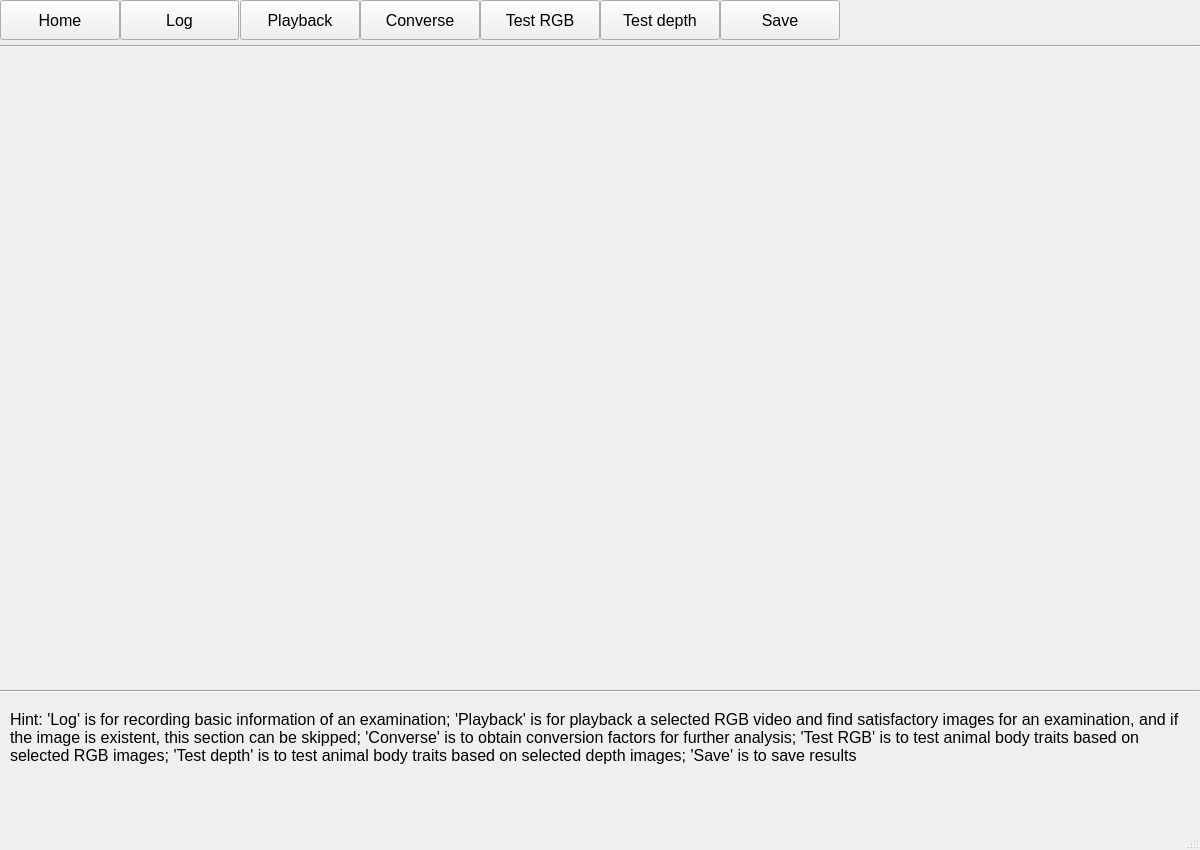
<?xml version="1.0" encoding="UTF-8"?>
<ui version="4.0">
 <class>MainWindow</class>
 <widget class="QMainWindow" name="MainWindow">
  <property name="geometry">
   <rect>
    <x>0</x>
    <y>0</y>
    <width>1200</width>
    <height>850</height>
   </rect>
  </property>
  <property name="windowTitle">
   <string>MainWindow</string>
  </property>
  <widget class="QWidget" name="centralwidget">
   <widget class="QStackedWidget" name="stackedWidget">
    <property name="geometry">
     <rect>
      <x>0</x>
      <y>60</y>
      <width>1200</width>
      <height>790</height>
     </rect>
    </property>
    <property name="currentIndex">
     <number>0</number>
    </property>
    <widget class="QWidget" name="page_home">
     <widget class="Line" name="line_home">
      <property name="geometry">
       <rect>
        <x>0</x>
        <y>630</y>
        <width>1200</width>
        <height>2</height>
       </rect>
      </property>
      <property name="orientation">
       <enum>Qt::Horizontal</enum>
      </property>
     </widget>
     <widget class="QLabel" name="label_home">
      <property name="geometry">
       <rect>
        <x>10</x>
        <y>650</y>
        <width>1180</width>
        <height>100</height>
       </rect>
      </property>
      <property name="font">
       <font>
        <pointsize>12</pointsize>
       </font>
      </property>
      <property name="text">
       <string>Hint: 'Log' is for recording basic information of an examination; 'Playback' is for playback a selected RGB video and find satisfactory images for an examination, and if the image is existent, this section can be skipped; 'Converse' is to obtain conversion factors for further analysis; 'Test RGB' is to test animal body traits based on selected RGB images; 'Test depth' is to test animal body traits based on selected depth images; 'Save' is to save results</string>
      </property>
      <property name="textFormat">
       <enum>Qt::PlainText</enum>
      </property>
      <property name="alignment">
       <set>Qt::AlignLeading|Qt::AlignLeft|Qt::AlignTop</set>
      </property>
      <property name="wordWrap">
       <bool>true</bool>
      </property>
     </widget>
    </widget>
    <widget class="QWidget" name="page_testdepth">
     <widget class="Line" name="line_testdepth">
      <property name="geometry">
       <rect>
        <x>0</x>
        <y>630</y>
        <width>1200</width>
        <height>2</height>
       </rect>
      </property>
      <property name="orientation">
       <enum>Qt::Horizontal</enum>
      </property>
     </widget>
     <widget class="QLabel" name="label_testdepth">
      <property name="geometry">
       <rect>
        <x>10</x>
        <y>650</y>
        <width>1180</width>
        <height>100</height>
       </rect>
      </property>
      <property name="font">
       <font>
        <pointsize>12</pointsize>
       </font>
      </property>
      <property name="text">
       <string>Hint: Testdepth</string>
      </property>
      <property name="alignment">
       <set>Qt::AlignLeading|Qt::AlignLeft|Qt::AlignTop</set>
      </property>
      <property name="wordWrap">
       <bool>true</bool>
      </property>
     </widget>
    </widget>
    <widget class="QWidget" name="page_save">
     <widget class="Line" name="line_save">
      <property name="geometry">
       <rect>
        <x>0</x>
        <y>630</y>
        <width>1200</width>
        <height>2</height>
       </rect>
      </property>
      <property name="orientation">
       <enum>Qt::Horizontal</enum>
      </property>
     </widget>
     <widget class="QLabel" name="label_save">
      <property name="geometry">
       <rect>
        <x>10</x>
        <y>650</y>
        <width>1180</width>
        <height>100</height>
       </rect>
      </property>
      <property name="font">
       <font>
        <pointsize>12</pointsize>
       </font>
      </property>
      <property name="text">
       <string>Hint: save</string>
      </property>
      <property name="alignment">
       <set>Qt::AlignLeading|Qt::AlignLeft|Qt::AlignTop</set>
      </property>
      <property name="wordWrap">
       <bool>true</bool>
      </property>
     </widget>
    </widget>
    <widget class="QWidget" name="page_testrgb">
     <widget class="Line" name="line_testrgb">
      <property name="geometry">
       <rect>
        <x>0</x>
        <y>629</y>
        <width>1200</width>
        <height>2</height>
       </rect>
      </property>
      <property name="font">
       <font>
        <pointsize>12</pointsize>
       </font>
      </property>
      <property name="orientation">
       <enum>Qt::Horizontal</enum>
      </property>
     </widget>
     <widget class="QLabel" name="label_testrgb">
      <property name="geometry">
       <rect>
        <x>10</x>
        <y>650</y>
        <width>1180</width>
        <height>100</height>
       </rect>
      </property>
      <property name="font">
       <font>
        <pointsize>12</pointsize>
       </font>
      </property>
      <property name="text">
       <string>Hint: test RGB</string>
      </property>
      <property name="alignment">
       <set>Qt::AlignLeading|Qt::AlignLeft|Qt::AlignTop</set>
      </property>
      <property name="wordWrap">
       <bool>true</bool>
      </property>
     </widget>
    </widget>
    <widget class="QWidget" name="page_converse">
     <widget class="Line" name="line_converse">
      <property name="geometry">
       <rect>
        <x>0</x>
        <y>630</y>
        <width>1200</width>
        <height>2</height>
       </rect>
      </property>
      <property name="font">
       <font>
        <pointsize>12</pointsize>
       </font>
      </property>
      <property name="orientation">
       <enum>Qt::Horizontal</enum>
      </property>
     </widget>
     <widget class="QLabel" name="label_converse">
      <property name="geometry">
       <rect>
        <x>10</x>
        <y>650</y>
        <width>1180</width>
        <height>100</height>
       </rect>
      </property>
      <property name="font">
       <font>
        <pointsize>12</pointsize>
       </font>
      </property>
      <property name="text">
       <string>Hint: converse</string>
      </property>
      <property name="alignment">
       <set>Qt::AlignLeading|Qt::AlignLeft|Qt::AlignTop</set>
      </property>
      <property name="wordWrap">
       <bool>true</bool>
      </property>
     </widget>
    </widget>
    <widget class="QWidget" name="page_playback">
     <widget class="Line" name="line_playback">
      <property name="geometry">
       <rect>
        <x>0</x>
        <y>630</y>
        <width>1200</width>
        <height>2</height>
       </rect>
      </property>
      <property name="orientation">
       <enum>Qt::Horizontal</enum>
      </property>
     </widget>
     <widget class="QLabel" name="label_playback">
      <property name="geometry">
       <rect>
        <x>10</x>
        <y>650</y>
        <width>1180</width>
        <height>100</height>
       </rect>
      </property>
      <property name="font">
       <font>
        <pointsize>12</pointsize>
       </font>
      </property>
      <property name="text">
       <string>Hint: playback</string>
      </property>
      <property name="alignment">
       <set>Qt::AlignLeading|Qt::AlignLeft|Qt::AlignTop</set>
      </property>
      <property name="wordWrap">
       <bool>true</bool>
      </property>
     </widget>
    </widget>
    <widget class="QWidget" name="page_log">
     <widget class="Line" name="line_log">
      <property name="geometry">
       <rect>
        <x>0</x>
        <y>630</y>
        <width>1200</width>
        <height>2</height>
       </rect>
      </property>
      <property name="orientation">
       <enum>Qt::Horizontal</enum>
      </property>
     </widget>
     <widget class="QLabel" name="label_log">
      <property name="geometry">
       <rect>
        <x>0</x>
        <y>650</y>
        <width>1180</width>
        <height>100</height>
       </rect>
      </property>
      <property name="font">
       <font>
        <pointsize>12</pointsize>
       </font>
      </property>
      <property name="text">
       <string>Hint: log</string>
      </property>
      <property name="alignment">
       <set>Qt::AlignLeading|Qt::AlignLeft|Qt::AlignTop</set>
      </property>
      <property name="wordWrap">
       <bool>true</bool>
      </property>
     </widget>
    </widget>
   </widget>
   <widget class="Line" name="line">
    <property name="geometry">
     <rect>
      <x>0</x>
      <y>45</y>
      <width>1200</width>
      <height>2</height>
     </rect>
    </property>
    <property name="orientation">
     <enum>Qt::Horizontal</enum>
    </property>
   </widget>
   <widget class="QPushButton" name="pushButton_home">
    <property name="geometry">
     <rect>
      <x>0</x>
      <y>0</y>
      <width>120</width>
      <height>40</height>
     </rect>
    </property>
    <property name="font">
     <font>
      <pointsize>12</pointsize>
     </font>
    </property>
    <property name="text">
     <string>Home</string>
    </property>
   </widget>
   <widget class="QPushButton" name="pushButton_log">
    <property name="geometry">
     <rect>
      <x>120</x>
      <y>0</y>
      <width>119</width>
      <height>40</height>
     </rect>
    </property>
    <property name="font">
     <font>
      <pointsize>12</pointsize>
     </font>
    </property>
    <property name="text">
     <string>Log</string>
    </property>
   </widget>
   <widget class="QPushButton" name="pushButton_playback">
    <property name="geometry">
     <rect>
      <x>240</x>
      <y>0</y>
      <width>120</width>
      <height>40</height>
     </rect>
    </property>
    <property name="font">
     <font>
      <pointsize>12</pointsize>
     </font>
    </property>
    <property name="text">
     <string>Playback</string>
    </property>
   </widget>
   <widget class="QPushButton" name="pushButton_converse">
    <property name="geometry">
     <rect>
      <x>360</x>
      <y>0</y>
      <width>120</width>
      <height>40</height>
     </rect>
    </property>
    <property name="font">
     <font>
      <pointsize>12</pointsize>
     </font>
    </property>
    <property name="text">
     <string>Converse</string>
    </property>
   </widget>
   <widget class="QPushButton" name="pushButton_testRGB">
    <property name="geometry">
     <rect>
      <x>480</x>
      <y>0</y>
      <width>120</width>
      <height>40</height>
     </rect>
    </property>
    <property name="font">
     <font>
      <pointsize>12</pointsize>
     </font>
    </property>
    <property name="text">
     <string>Test RGB</string>
    </property>
   </widget>
   <widget class="QPushButton" name="pushButton_testDepth">
    <property name="geometry">
     <rect>
      <x>600</x>
      <y>0</y>
      <width>120</width>
      <height>40</height>
     </rect>
    </property>
    <property name="font">
     <font>
      <pointsize>12</pointsize>
     </font>
    </property>
    <property name="text">
     <string>Test depth</string>
    </property>
   </widget>
   <widget class="QPushButton" name="pushButton_save">
    <property name="geometry">
     <rect>
      <x>720</x>
      <y>0</y>
      <width>120</width>
      <height>40</height>
     </rect>
    </property>
    <property name="font">
     <font>
      <pointsize>12</pointsize>
     </font>
    </property>
    <property name="text">
     <string>Save</string>
    </property>
   </widget>
  </widget>
  <widget class="QMenuBar" name="menubar">
   <property name="geometry">
    <rect>
     <x>0</x>
     <y>0</y>
     <width>1200</width>
     <height>21</height>
    </rect>
   </property>
  </widget>
  <widget class="QStatusBar" name="statusbar"/>
 </widget>
 <resources/>
 <connections/>
</ui>
